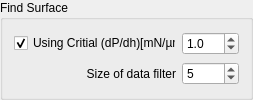
               <widget class="QGroupBox" name="groupBox_8">
                <property name="sizePolicy">
                 <sizepolicy hsizetype="Maximum" vsizetype="Preferred">
                  <horstretch>0</horstretch>
                  <verstretch>0</verstretch>
                 </sizepolicy>
                </property>
                <property name="minimumSize">
                 <size>
                  <width>253</width>
                  <height>0</height>
                 </size>
                </property>
                <property name="maximumSize">
                 <size>
                  <width>253</width>
                  <height>16777215</height>
                 </size>
                </property>
                <property name="title">
                 <string>Find Surface</string>
                </property>
                <layout class="QGridLayout" name="gridLayout_24">
                 <item row="0" column="0">
                  <widget class="QCheckBox" name="checkBox_UsingRate2findSurface_tabTipRadius_FrameStiffness">
                   <property name="sizePolicy">
                    <sizepolicy hsizetype="Maximum" vsizetype="Fixed">
                     <horstretch>0</horstretch>
                     <verstretch>0</verstretch>
                    </sizepolicy>
                   </property>
                   <property name="minimumSize">
                    <size>
                     <width>0</width>
                     <height>0</height>
                    </size>
                   </property>
                   <property name="maximumSize">
                    <size>
                     <width>16777215</width>
                     <height>16777215</height>
                    </size>
                   </property>
                   <property name="text">
                    <string>Using Critial (dP/dh)[mN/µm] </string>
                   </property>
                   <property name="checked">
                    <bool>true</bool>
                   </property>
                  </widget>
                 </item>
                 <item row="0" column="1">
                  <widget class="QDoubleSpinBox" name="doubleSpinBox_Rate2findSurface_tabTipRadius_FrameStiffness">
                   <property name="sizePolicy">
                    <sizepolicy hsizetype="Maximum" vsizetype="Maximum">
                     <horstretch>0</horstretch>
                     <verstretch>0</verstretch>
                    </sizepolicy>
                   </property>
                   <property name="decimals">
                    <number>1</number>
                   </property>
                   <property name="value">
                    <double>1.000000000000000</double>
                   </property>
                  </widget>
                 </item>
                 <item row="1" column="0">
                  <widget class="QLabel" name="label_86">
                   <property name="text">
                    <string>Size of data filter</string>
                   </property>
                   <property name="alignment">
                    <set>Qt::AlignRight|Qt::AlignTrailing|Qt::AlignVCenter</set>
                   </property>
                  </widget>
                 </item>
                 <item row="1" column="1">
                  <widget class="QSpinBox" name="spinBox_DataFilterSize_tabTipRadius_FrameStiffness">
                   <property name="value">
                    <number>5</number>
                   </property>
                  </widget>
                 </item>
                </layout>
               </widget>
